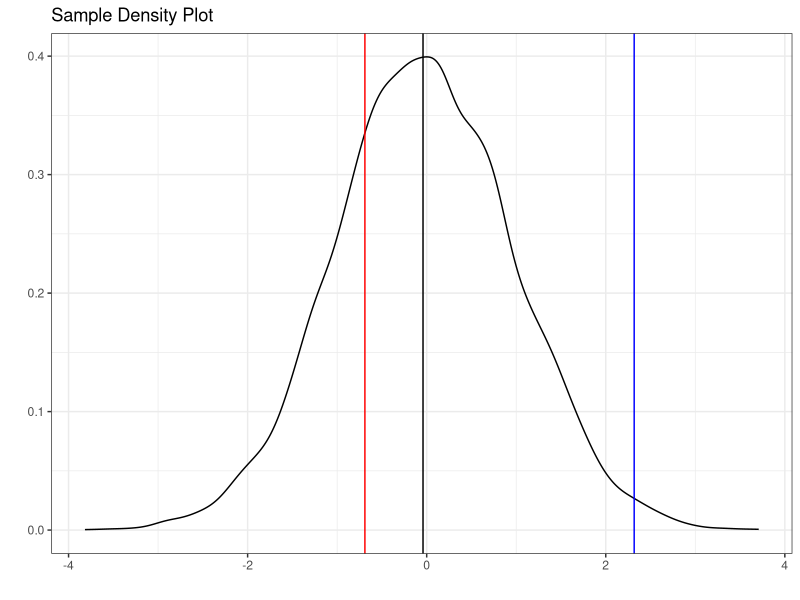

Source code (R):
## ---- chunk 1
# Load libraries
library(tidyverse)

# Generate random normal data
df_rnd <- as.tibble(rnorm(10000))

df_rnd |>
  ggplot(aes(value)) +
  geom_density() +
  geom_vline(xintercept = quantile(df_rnd$value, prob = 0.25), color = "red") +
  geom_vline(xintercept = quantile(df_rnd$value, prob = 0.50), color = "black") +
  geom_vline(xintercept = quantile(df_rnd$value, prob = 0.99), color = "blue") +
  labs(title = "Sample Density Plot",
       x = "",
       y = "") +
  theme_bw()
## ---- chunk 2
1 + 1
